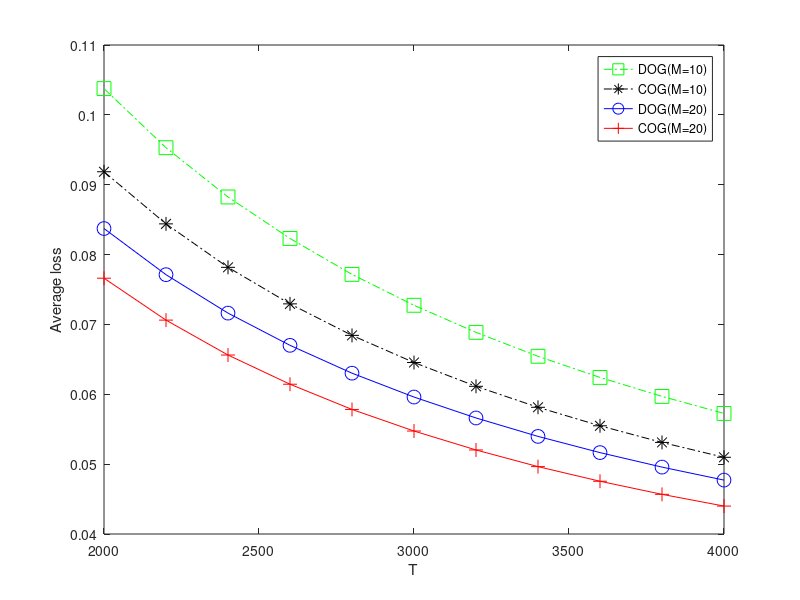

Write MATLAB code to recreate this figure. (Note: this script raises an error after producing the figure.)
function [  ] = plot_ave_loss( )

    m20_decen = load('ave_loss_basic_lr_seq_n100_m20_decen.mat');
    m10_decen = load('ave_loss_basic_lr_seq_n100_m10_decen.mat');
    m20_cen = load('ave_loss_basic_lr_seq_n100_m20_cen.mat');
    m10_cen = load('ave_loss_basic_lr_seq_n100_m10_cen.mat');
    T = 4000;
    luckys = 2000:200:T;
    plot(luckys, m20_decen.ave_loss_basic_lr_seq(luckys,:), '-.sg','MarkerSize',10);
    hold on;
    plot(luckys, m20_cen.ave_loss_basic_lr_seq(luckys,:), '-.*k','MarkerSize',10);
    hold on;
    plot(luckys, m10_decen.ave_loss_basic_lr_seq(luckys,:), '-ob','MarkerSize',10);
    hold on;
    plot(luckys, m10_cen.ave_loss_basic_lr_seq(luckys,:), '-+r','MarkerSize',10);

    

    xlabel('T');
    ylabel('Average loss');
    legend('DOG(M=10)', 'COG(M=10)',...
        'DOG(M=20)', 'COG(M=20)', 'Location','northeast'); 

    pax = gca;
    pax.FontSize = 25;
end

